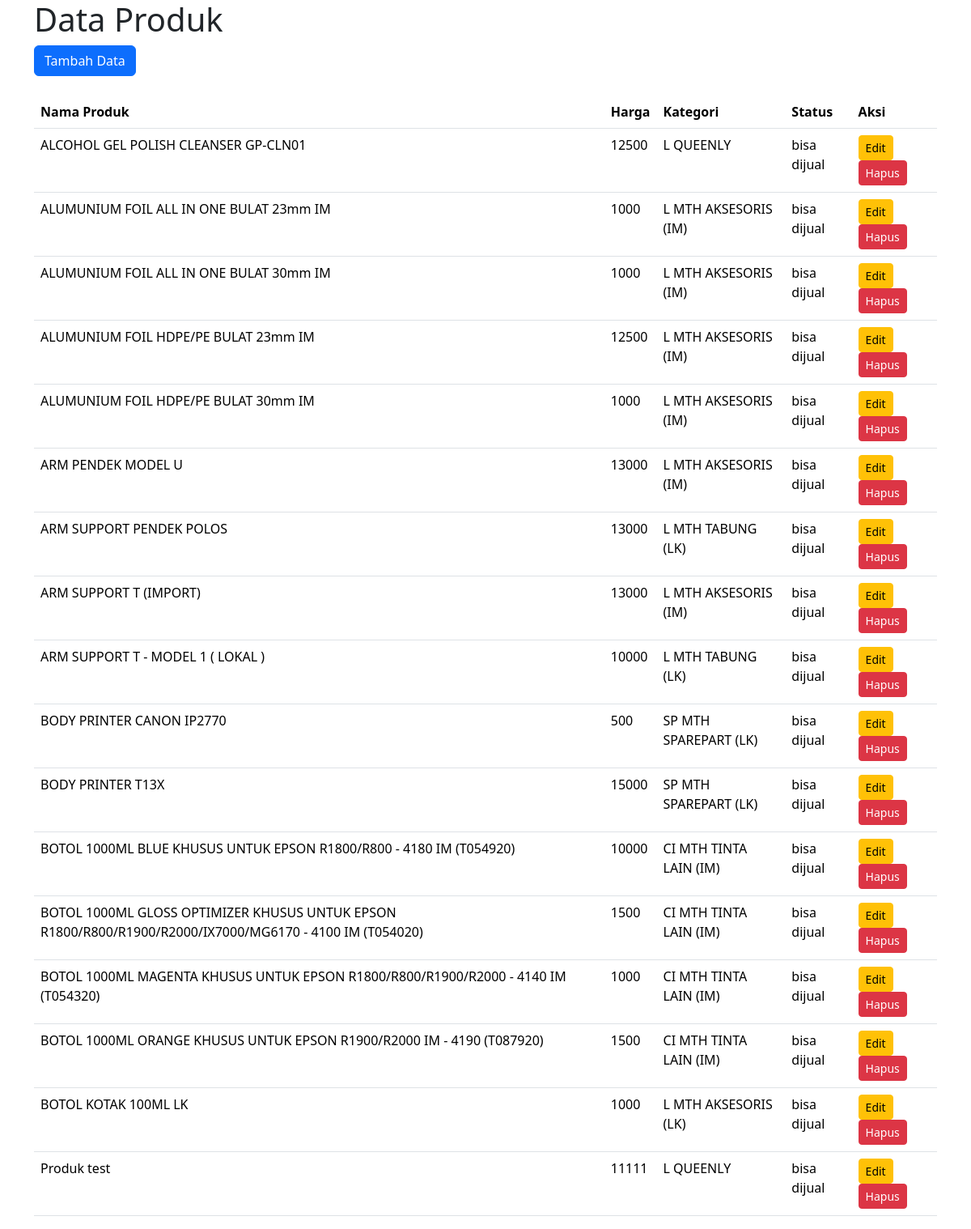
The page / on the database its author committed.
### tables this page shows
CREATE TABLE `produk` (
  `id_produk` int(11) NOT NULL,
  `nama_produk` varchar(255) DEFAULT NULL,
  `harga` double DEFAULT NULL,
  `kategori_id` int(11) DEFAULT NULL,
  `status_id` int(11) DEFAULT NULL
);

CREATE TABLE `kategori` (
  `id_kategori` int(11) NOT NULL,
  `nama_kategori` varchar(255) DEFAULT NULL
);

CREATE TABLE `status` (
  `id_status` int(11) NOT NULL,
  `nama_status` varchar(255) DEFAULT NULL
);

### application/controllers/Product.php (called while the page is built, shortened)
<?php
class Product extends CI_Controller
{
    public function __construct()
    {
        $this->load->model('product_model');
    }
	public function index()
	{
        $param['get_by_status'] = '1';
        $data['products'] = $this->product_model->get_products($param)->result_array();
		$this->load->view('list', $data);
	}
}

### index.php (called while the page is built, shortened)
<?php
require_once BASEPATH.'core/CodeIgniter.php';

### application/models/Product_model.php (called while the page is built, shortened)
<?php
class Product_model extends CI_Model {
    public function get_products($param = [])
    {
        $this->db->select('
            produk.*,
            status.nama_status,
            kategori.nama_kategori
            ');
        $this->db->from('produk');
        $this->db->join('status', 'status.id_status  = produk.status_id');
        $this->db->join('kategori', 'kategori.id_kategori  = produk.kategori_id');
        if (isset($param['get_by_status']) && !is_null($param['get_by_status'])) {
            $this->db->where('status_id', $param['get_by_status']);
        }
        $query = $this->db->get();
        return $query;
    }
}
?>

### application/views/list.php (the view, shortened to what this page needs)
<!doctype html>
<html lang="en">
<head>
	<link href="https://cdn.jsdelivr.net/npm/bootstrap@5.3.3/dist/css/bootstrap.min.css" rel="stylesheet">
</head>
<body>
	<div class="container">
		<h1>Data Produk</h1>
		<a href="<?= site_url('product/create') ?>" class="btn btn-primary">Tambah Data</a>
		<table class="table mt-4">
			<thead>
				<tr>
					<th scope="col">Nama Produk</th>
					<th scope="col">Harga</th>
					<th scope="col">Kategori</th>
					<th scope="col">Status</th>
					<th scope="col">Aksi</th>
				</tr>
			</thead>
			<tbody>
				<?php foreach ($products as $key => $value) {?>
					<tr>
						<td><?= $value['nama_produk'] ?></td>
						<td><?= $value['harga'] ?></td>
						<td><?= $value['nama_kategori'] ?></td>
						<td><?= $value['nama_status'] ?></td>
						<td>
							<a href="<?= site_url('product/edit/'.$value['id_produk']) ?>" class="btn btn-sm btn-warning">Edit</a>
							<a href="<?= site_url('product/delete/'.$value['id_produk']) ?>" onclick="return confirm('Yakin hapus data?');" class="btn btn-sm btn-danger">Hapus</a>
						</td>
					</tr>
				<?php } ?>
			</tbody>
		</table>
	</div>
</body>
</html>

### rows shown on the page
produk: nama_produk "ALCOHOL GEL POLISH CLEANSER GP-CLN01", harga "12500", kategori.nama_kategori "L QUEENLY", status.nama_status "bisa dijual"
produk: nama_produk "ALUMUNIUM FOIL ALL IN ONE BULAT 23mm IM", harga "1000", kategori.nama_kategori "L MTH AKSESORIS (IM)", status.nama_status "bisa dijual"
produk: nama_produk "ALUMUNIUM FOIL ALL IN ONE BULAT 30mm IM", harga "1000", kategori.nama_kategori "L MTH AKSESORIS (IM)", status.nama_status "bisa dijual"
produk: nama_produk "ALUMUNIUM FOIL HDPE/PE BULAT 23mm IM", harga "12500", kategori.nama_kategori "L MTH AKSESORIS (IM)", status.nama_status "bisa dijual"
produk: nama_produk "ALUMUNIUM FOIL HDPE/PE BULAT 30mm IM", harga "1000", kategori.nama_kategori "L MTH AKSESORIS (IM)", status.nama_status "bisa dijual"
produk: nama_produk "ARM PENDEK MODEL U", harga "13000", kategori.nama_kategori "L MTH AKSESORIS (IM)", status.nama_status "bisa dijual"
produk: nama_produk "ARM SUPPORT PENDEK POLOS", harga "13000", kategori.nama_kategori "L MTH TABUNG (LK)", status.nama_status "bisa dijual"
produk: nama_produk "ARM SUPPORT T (IMPORT)", harga "13000", kategori.nama_kategori "L MTH AKSESORIS (IM)", status.nama_status "bisa dijual"
produk: nama_produk "ARM SUPPORT T - MODEL 1 ( LOKAL )", harga "10000", kategori.nama_kategori "L MTH TABUNG (LK)", status.nama_status "bisa dijual"
produk: nama_produk "BODY PRINTER CANON IP2770", harga "500", kategori.nama_kategori "SP MTH SPAREPART (LK)", status.nama_status "bisa dijual"
produk: nama_produk "BODY PRINTER T13X", harga "15000", kategori.nama_kategori "SP MTH SPAREPART (LK)", status.nama_status "bisa dijual"
produk: nama_produk "BOTOL 1000ML BLUE KHUSUS UNTUK EPSON R1800/R800 - 4180 IM (T054920)", harga "10000", kategori.nama_kategori "CI MTH TINTA LAIN (IM)", status.nama_status "bisa dijual"
produk: nama_produk "BOTOL 1000ML GLOSS OPTIMIZER KHUSUS UNTUK EPSON R1800/R800/R1900/R2000/IX7000/MG6170 - 4100 IM (T054020)", harga "1500", kategori.nama_kategori "CI MTH TINTA LAIN (IM)", status.nama_status "bisa dijual"
produk: nama_produk "BOTOL 1000ML MAGENTA KHUSUS UNTUK EPSON R1800/R800/R1900/R2000 - 4140 IM (T054320)", harga "1000", kategori.nama_kategori "CI MTH TINTA LAIN (IM)", status.nama_status "bisa dijual"
produk: nama_produk "BOTOL 1000ML ORANGE KHUSUS UNTUK EPSON R1900/R2000 IM - 4190 (T087920)", harga "1500", kategori.nama_kategori "CI MTH TINTA LAIN (IM)", status.nama_status "bisa dijual"
produk: nama_produk "BOTOL KOTAK 100ML LK", harga "1000", kategori.nama_kategori "L MTH AKSESORIS (LK)", status.nama_status "bisa dijual"
produk: nama_produk "Produk test", harga "11111", kategori.nama_kategori "L QUEENLY", status.nama_status "bisa dijual"
